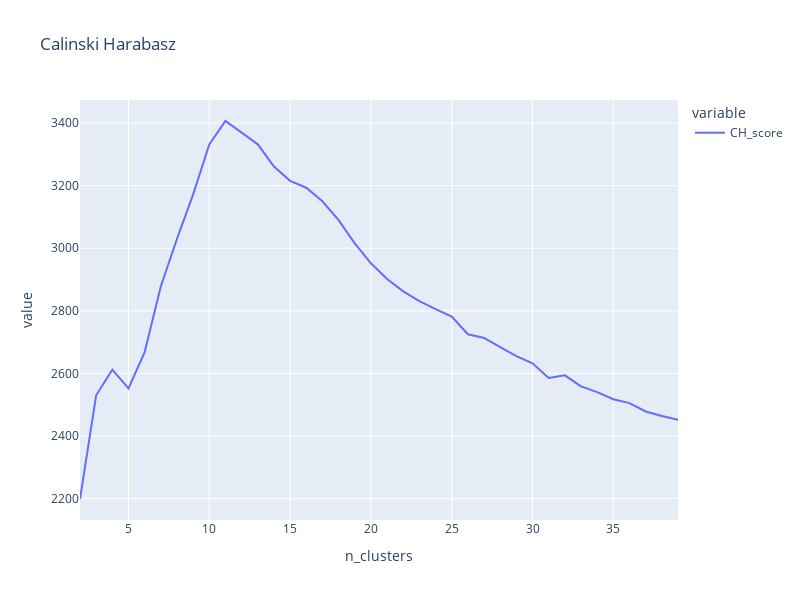

The notebook cell this image was saved under:
### Code cell
km_measures_df = pd.DataFrame(measures)
fig = px.line(
    data_frame = km_measures_df,
    width=800,
    height=600,
    x='n_clusters', 
    y=['CH_score'], 
    title='Calinski Harabasz',

)
fig.show()

### Figure 1 — Plotly figure (JSON) as saved in the notebook; plotly's stock layout.template omitted (floating-point values rounded to 4 significant figures)
{"data": [{"hovertemplate": "variable=CH_score<br>n_clusters=%{x}<br>value=%{y}<extra></extra>", "legendgroup": "CH_score", "line": {"color": "#636efa", "dash": "solid"}, "mode": "lines", "name": "CH_score", "orientation": "v", "showlegend": true, "type": "scatter", "x": [2, 3, 4, 5, 6, 7, 8, 9, 10, 11, 12, 13, 14, 15, 16, 17, 18, 19, 20, 21, 22, 23, 24, 25, 26, 27, 28, 29, 30, 31, 32, 33, 34, 35, 36, 37, 38, 39], "xaxis": "x", "y": [2199.0, 2530.0, 2612.0, 2552.0, 2668.0, 2878.0, 3030.0, 3172.0, 3332.0, 3407.0, 3370.0, 3332.0, 3261.0, 3216.0, 3194.0, 3150.0, 3090.0, 3016.0, 2952.0, 2902.0, 2862.0, 2831.0, 2806.0, 2782.0, 2725.0, 2713.0, 2684.0, 2655.0, 2632.0, 2586.0, 2594.0, 2558.0, 2540.0, 2518.0, 2505.0, 2478.0, 2464.0, 2451.0], "yaxis": "y"}], "layout": {"height": 600, "legend": {"title": {"text": "variable"}, "tracegroupgap": 0}, "title": {"text": "Calinski Harabasz"}, "width": 800, "xaxis": {"anchor": "y", "domain": [0, 1], "title": {"text": "n_clusters"}}, "yaxis": {"anchor": "x", "domain": [0, 1], "title": {"text": "value"}}}}
